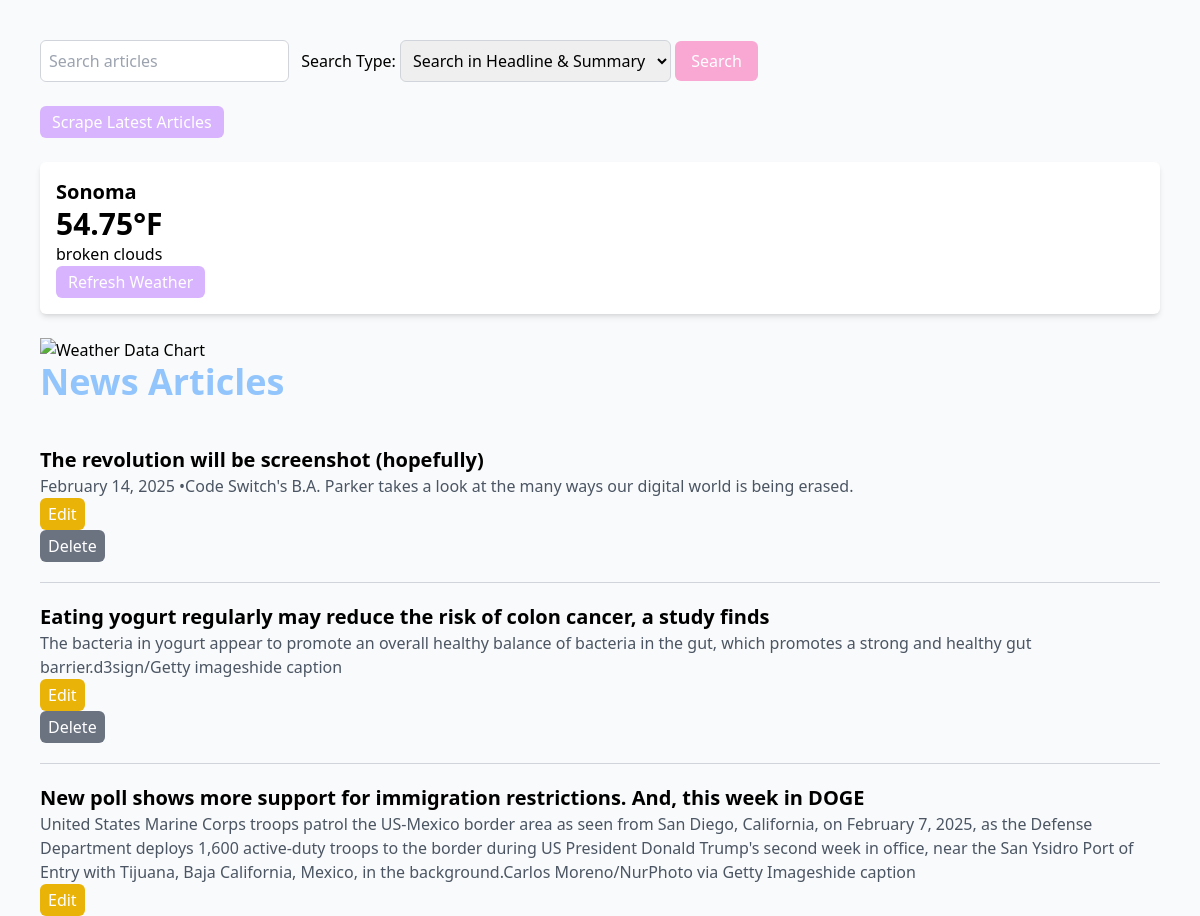
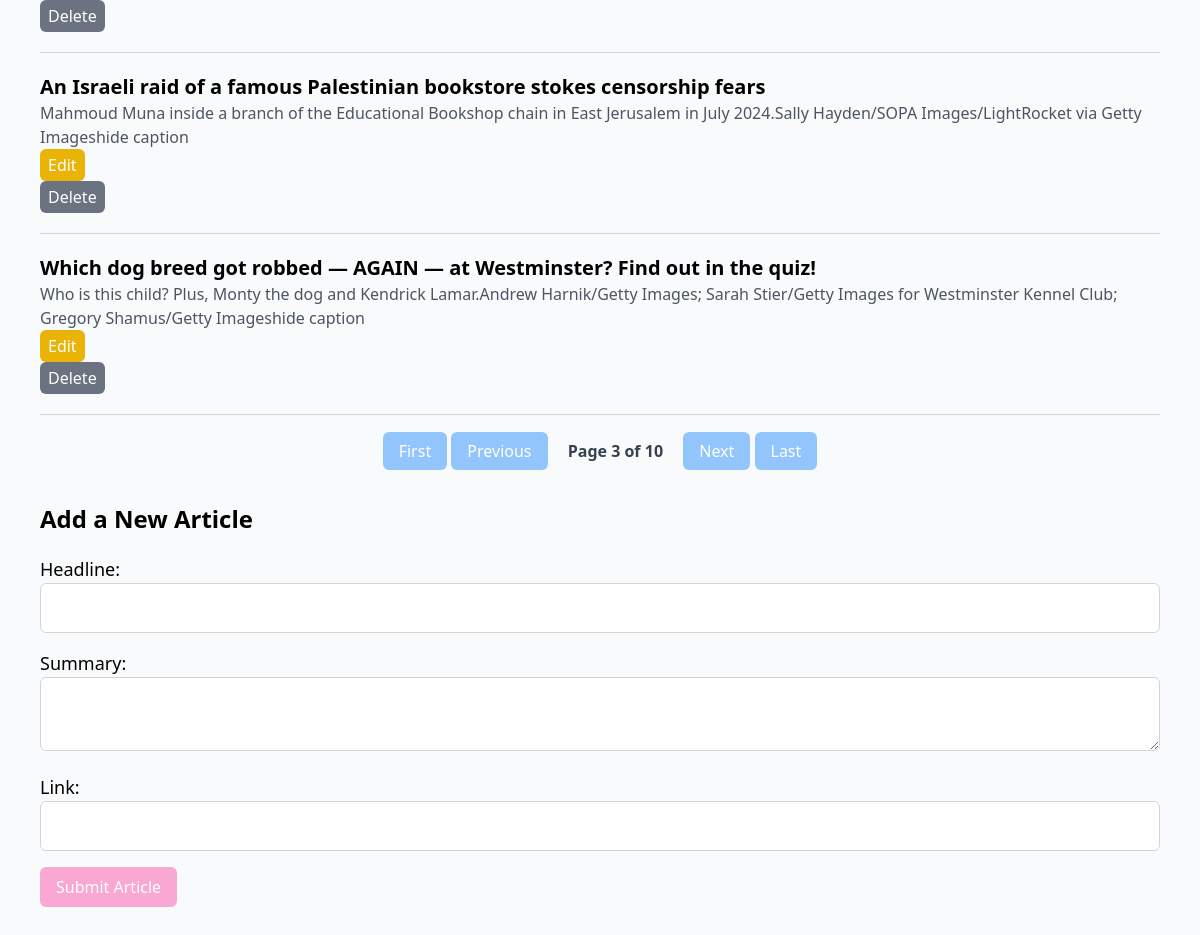
/?page=3, run on the app's committed database (2 pictures, top to bottom).
### models.py (models this page shows)
class Weather(Base): # New class that inherits from Base to map to database table
    __tablename__ = 'weather' # Specifies name of database table
    id = Column(Integer, primary_key=True) # Defines column named id which is an integer and primary key
    temp = Column(Float, nullable=False) # Defines column named temp
    city = Column(String, nullable=False, default=Config.DEFAULT_CITY) # Defines column named city and the default is DEFAULT_CITY
    description = Column(String, nullable=False) # Defines column named description
    last_updated = Column(DateTime, default=lambda: datetime.now(timezone.utc)) # Defines column named last_updated using a callable lambda function to dynamically assign a default value determined at runtime

class NewsArticle(Base): # New class that inherits from Base to map to database table
    __tablename__ = 'news_articles' # Specifies name of database table
    id = Column(Integer, primary_key=True)  # Defines column named id which is an integer and primary key
    headline = Column(String, nullable=False) # Defines column to store strings for article headlines
    summary = Column(String, nullable=True) # Defines column to store strings for summary of the articles
    link = Column(String, nullable=False) # Defines column to store strings for urls of the articles
    updated_at = Column(DateTime, default=lambda: datetime.now(timezone.utc), onupdate=lambda: datetime.now(timezone.utc))  # Track updates

### app.py (the view)
@app.route('/')
def index():
    try:
        session.expire_all() # Ensures the session fetches fresh data
        page = request.args.get('page', 1, type=int) # Retrieves the page query parameter from the URL
        per_page = 5 # Number of articles per page
        total_articles = session.query(NewsArticle).count() # Counts all articles
        total_pages = (total_articles + per_page - 1) // per_page # Calculate total pages and round up when needed
        news_articles = session.query(NewsArticle).offset((page - 1) * per_page).limit(per_page).all() # Offset skips the articles that appear on previous page and limit fetches the 5 per page
        weather_data = session.query(Weather).first()
        return render_template(
            'index.html', articles=news_articles, weather=weather_data,
            page=page, total_articles=total_articles, per_page=per_page, total_pages=total_pages
        )
    except Exception as e:
        logging.error(f"Error loading homepage: {e}")
        flash("An error occurred while loading the page. Please try again", "error")
        return render_template('index.html', articles=[], weather=[], page=1, total_articles=0, per_page=5, total_pages=1)

### app.py (called while the page is built)
@app.before_request
def refresh_session():
    session.close()  # Rollback any pending transactions
    session.expire_all()  # Ensure fresh data is loaded

### templates/index.html (shortened to what this page needs)
<!DOCTYPE html>
<html lang="en">
<head>
    <script src="https://cdn.tailwindcss.com"></script>
</head>
<body class="font-sans bg-gray-50 p-10">
<form action="/search" method="GET" class="mb-6">
    <input type="text" name="query" placeholder="Search articles" class="p-2 border border-gray-300 rounded-md focus:ring-2 focus:ring-blue-300" required>
    <label for="search_type" class="ml-2">Search Type:</label>
    <select name="search_type" id="search_type" class="p-2 border border-gray-300 rounded-md">
        <option value="headline_summary">Search in Headline & Summary</option>
    </select>
    <button type="submit" class="bg-pink-300 text-white py-2 px-4 rounded-md hover:bg-pink-400 transition-all">Search</button>
</form>
    <form action="/scrape" method="POST">
        <button type="submit" class="bg-purple-300 text-white py-1 px-3 rounded-md hover:bg-purple-400 transition-all">Scrape Latest Articles</button>
    </form>
    <div class="weather-widget my-6 p-4 bg-white shadow-md rounded-md">
        {% if weather %}
            <p class="text-xl font-semibold">{{weather.city}}</p>
            <p class="text-3xl font-bold">{{weather.temp}}°F</p>
            <p>{{weather.description}}</p>
        {% else %}
            <p>Weather data unavailable</p>
        {% endif %}
        <form action="/update_weather" method="POST">
            <button type="submit" class="bg-purple-300 text-white py-1 px-3 rounded-md hover:bg-purple-400 transition-all">Refresh Weather</button>
        </form>
    </div>
    <img src="{{ url_for('weather_chart') }}" alt="Weather Data Chart">
    <h1 class="text-4xl font-semibold mb-6"><a href="/" class="text-blue-300 hover:text-blue-400">News Articles</a></h1>
    {% for article in articles %}
    <div class="news-article border-b border-gray-300 py-5">
        <h2 class="text-xl font-semibold">
            <a href="{{ article.link }}" target="_blank" class="text-black-600 hover:underline">{{ article.headline }}</a>
        </h2>
        <p class="text-gray-600">{{ article.summary }}</p>
        <form action="/edit/{{ article.id }}" method="GET" class="inline-block mr-3">
            <button type="submit" class="bg-yellow-500 text-white py-1 px-2 rounded-md hover:bg-yellow-700 transition-all">Edit</button>
        </form>
        <form action="/delete/{{ article.id }}" method="POST" onsubmit="return confirm('Are you sure?');">
            <button type="submit" class="bg-gray-500 text-white py-1 px-2 rounded-md hover:bg-gray-700 transition-all">Delete</button>
        </form>
    </div>
    {% endfor %}
    <div class="pagination mt-6 text-center">
        {% if page > 1 %}
            <a href="{{ url_for('index', page=1 )}}" class="px-4 py-2 bg-blue-300 text-white rounded-md hover:bg-blue-400 transition-all">First</a>
            <a href="{{ url_for('index', page=page-1) }}" class="px-4 py-2 bg-blue-300 text-white rounded-md hover:bg-blue-400 transition-all">Previous</a>
        {% endif %}
        <span class="font-semibold text-gray-700 mx-4">Page {{ page }} of {{ total_pages }}</span>
        {% if page < total_pages %}
            <a href="{{ url_for('index', page=page+1) }}" class="px-4 py-2 bg-blue-300 text-white rounded-md hover:bg-blue-400 transition-all">Next</a>
            <a href="{{ url_for('index', page=total_pages) }}" class="px-4 py-2 bg-blue-300 text-white rounded-md hover:bg-blue-400 transition-all">Last</a>
        {% endif %}
    </div>
    <h2 class="text-2xl font-semibold mt-10 mb-5">Add a New Article</h2>
    <form action="{{ url_for('add_article') }}" method="post" class="space-y-4">
        <div>
            <label for="headline" class="block text-lg">Headline:</label>
            <input type="text" id="headline" name="headline" required class="p-3 border border-gray-300 rounded-md w-full">
        </div>
        <div>
            <label for="summary" class="block text-lg">Summary:</label>
            <textarea id="summary" name="summary" class="p-3 border border-gray-300 rounded-md w-full"></textarea>
        </div>
        <div>
            <label for="link" class="block text-lg">Link:</label>
            <input type="url" id="link" name="link" required class="p-3 border border-gray-300 rounded-md w-full">
        </div>
        <button type="submit" class="bg-pink-300 text-white py-2 px-4 rounded-md hover:bg-pink-400 transition-all">Submit Article</button>
    </form>
</body>
</html>

### data on the page
Weather: city "Sonoma", temp "54.75", description "broken clouds"
NewsArticle: headline "The revolution will be screenshot (hopefully)", summary "February 14, 2025 •Code Switch's B.A. Parker takes a look at the many ways our digital world is being erased."
NewsArticle: headline "Eating yogurt regularly may reduce the risk of colon cancer, a study finds", summary "The bacteria in yogurt appear to promote an overall healthy balance of bacteria in the gut, which promotes a strong and healthy gut barrier.d3sign/Getty imageshide caption"
NewsArticle: headline "New poll shows more support for immigration restrictions. And, this week in DOGE", summary "United States Marine Corps troops patrol the US-Mexico border area as seen from San Diego, California, on February 7, 2025, as the Defense Department deploys 1,600 active-duty troops to the border during US President Donald Trump's second week in office, near the San Ysidro Port of Entry with Tijuana, Baja California, Mexico, in the background.Carlos Moreno/NurPhoto via Getty Imageshide caption"
NewsArticle: headline "An Israeli raid of a famous Palestinian bookstore stokes censorship fears", summary "Mahmoud Muna inside a branch of the Educational Bookshop chain in East Jerusalem in July 2024.Sally Hayden/SOPA Images/LightRocket via Getty Imageshide caption"
NewsArticle: headline "Which dog breed got robbed — AGAIN — at Westminster? Find out in the quiz!", summary "Who is this child? Plus, Monty the dog and Kendrick Lamar.Andrew Harnik/Getty Images; Sarah Stier/Getty Images for Westminster Kennel Club; Gregory Shamus/Getty Imageshide caption"

### other printed values
{{ page }} "3"
{{ total_pages }} "10"
